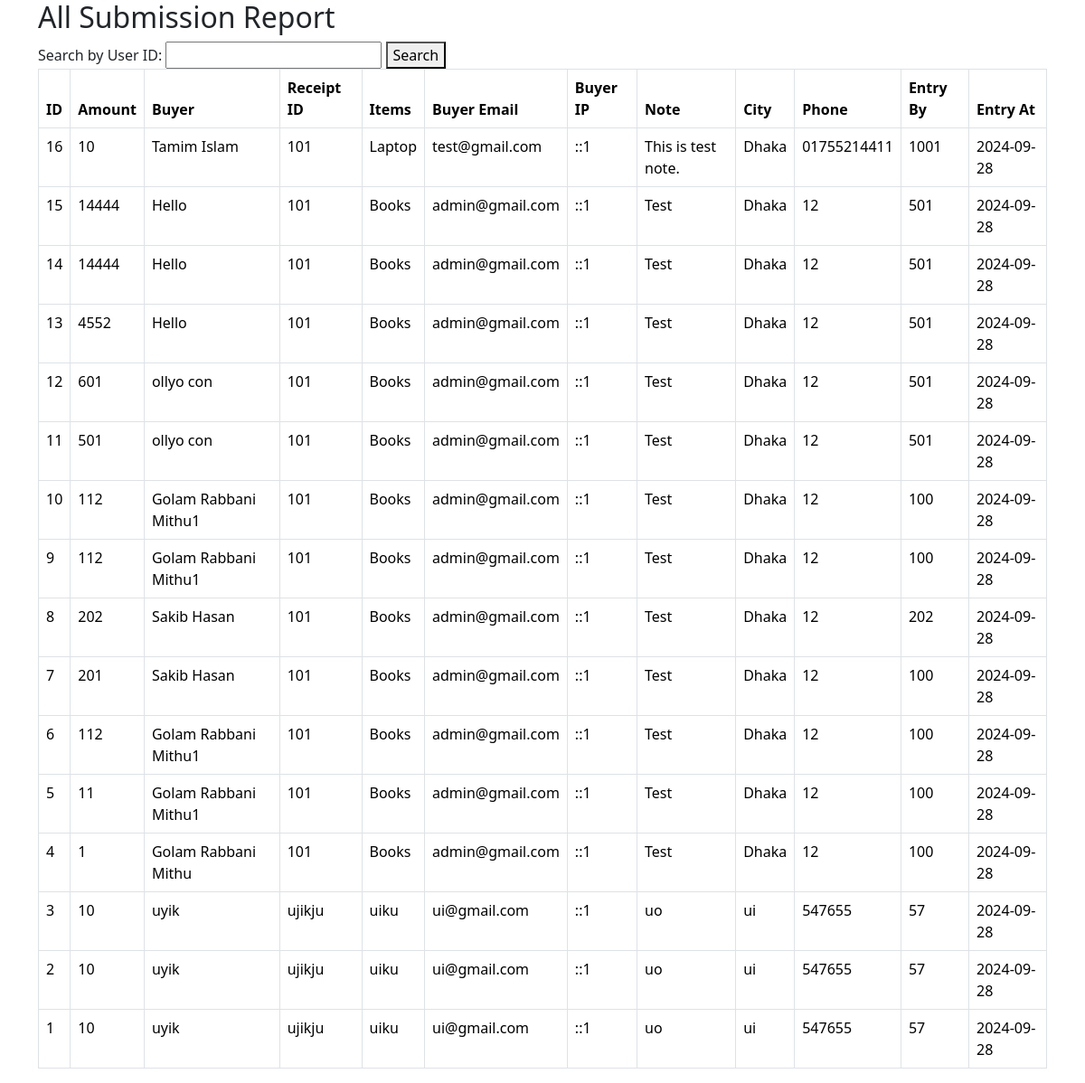
The app's page /report.php with its own data.
### tables this page shows
CREATE TABLE `submissions` (
  `id` bigint(20) NOT NULL,
  `amount` int(10) NOT NULL,
  `buyer` varchar(255) NOT NULL,
  `receipt_id` varchar(20) NOT NULL,
  `items` varchar(255) NOT NULL,
  `buyer_email` varchar(50) NOT NULL,
  `buyer_ip` varchar(20) DEFAULT NULL,
  `note` text NOT NULL,
  `city` varchar(20) NOT NULL,
  `phone` varchar(20) NOT NULL,
  `entry_at` date DEFAULT NULL,
  `entry_by` int(10) NOT NULL
);

### report.php (the view, shortened to what this page needs)
<?php
	include "db.php";
?>
<!DOCTYPE html>
<html lang="en">
<head>
    <link rel="stylesheet" href="css/style.css">
    <link rel="stylesheet" href="css/bootstrap.min.css">
</head>
<body>
<section>
    <div class="container">
        <div class="row">
            <div class="col-md-12">
                <h2>All Submission Report</h2>
                <form method="get" action="">
                    <label for="user_id">Search by User ID: </label>
                    <input type="text" id="user_id" name="user_id">
                    <button type="submit">Search</button>
                </form>
                <table class="table table-bordered table-stripped">
                    <thead>
                        <tr>
                            <th scope="col">ID</th>
                            <th scope="col">Amount</th>
                            <th scope="col">Buyer</th>
                            <th scope="col">Receipt ID</th>
                            <th scope="col">Items</th>
                            <th scope="col">Buyer Email</th>
                            <th scope="col">Buyer IP</th>
                            <th scope="col">Note</th>
                            <th scope="col">City</th>
                            <th scope="col">Phone</th>
                            <th scope="col">Entry By</th>
                            <th scope="col">Entry At</th>
                        </tr>
                    </thead>
                    <tbody>
                        <?php
                            $sql = "SELECT * FROM submissions ORDER BY id DESC";
                            $result = mysqli_query($conn, $sql);
                            while ($row = mysqli_fetch_assoc($result))
                        { ?>
                           <tr>
                                <td><?php echo $row['id']; ?></td>
                                <td><?php echo $row['amount']; ?></td>
                                <td><?php echo $row['buyer']; ?></td>
                                <td><?php echo $row['receipt_id']; ?></td>
                                <td><?php echo $row['items']; ?></td>
                                <td><?php echo $row['buyer_email']; ?></td>
                                <td><?php echo $row['buyer_ip']; ?></td>
                                <td><?php echo $row['note']; ?></td>
                                <td><?php echo $row['city']; ?></td>
                                <td><?php echo $row['phone']; ?></td>
                                <td><?php echo $row['entry_by']; ?></td>
                                <td><?php echo $row['entry_at']; ?></td>
                            </tr>
                        <?php } ?>
                    </tbody>
                </table>
            </div>
        </div>
    </div>
</section>
</body>
</html>

### records on screen
submissions: id "16", amount "10", buyer "Tamim Islam", receipt "101", items "Laptop", buyer_email "test@gmail.com", buyer_ip "::1", note "This is test note.", city "Dhaka", phone "01755214411", entry_by "1001", entry_at "2024-09-28"
submissions: id "15", amount "14444", buyer "Hello", receipt "101", items "Books", buyer_email "admin@gmail.com", buyer_ip "::1", note "Test", city "Dhaka", phone "12", entry_by "501", entry_at "2024-09-28"
submissions: id "14", amount "14444", buyer "Hello", receipt "101", items "Books", buyer_email "admin@gmail.com", buyer_ip "::1", note "Test", city "Dhaka", phone "12", entry_by "501", entry_at "2024-09-28"
submissions: id "13", amount "4552", buyer "Hello", receipt "101", items "Books", buyer_email "admin@gmail.com", buyer_ip "::1", note "Test", city "Dhaka", phone "12", entry_by "501", entry_at "2024-09-28"
submissions: id "12", amount "601", buyer "ollyo con", receipt "101", items "Books", buyer_email "admin@gmail.com", buyer_ip "::1", note "Test", city "Dhaka", phone "12", entry_by "501", entry_at "2024-09-28"
submissions: id "11", amount "501", buyer "ollyo con", receipt "101", items "Books", buyer_email "admin@gmail.com", buyer_ip "::1", note "Test", city "Dhaka", phone "12", entry_by "501", entry_at "2024-09-28"
submissions: id "10", amount "112", buyer "Golam Rabbani Mithu1", receipt "101", items "Books", buyer_email "admin@gmail.com", buyer_ip "::1", note "Test", city "Dhaka", phone "12", entry_by "100", entry_at "2024-09-28"
submissions: id "9", amount "112", buyer "Golam Rabbani Mithu1", receipt "101", items "Books", buyer_email "admin@gmail.com", buyer_ip "::1", note "Test", city "Dhaka", phone "12", entry_by "100", entry_at "2024-09-28"
submissions: id "8", amount "202", buyer "Sakib Hasan", receipt "101", items "Books", buyer_email "admin@gmail.com", buyer_ip "::1", note "Test", city "Dhaka", phone "12", entry_by "202", entry_at "2024-09-28"
submissions: id "7", amount "201", buyer "Sakib Hasan", receipt "101", items "Books", buyer_email "admin@gmail.com", buyer_ip "::1", note "Test", city "Dhaka", phone "12", entry_by "100", entry_at "2024-09-28"
submissions: id "6", amount "112", buyer "Golam Rabbani Mithu1", receipt "101", items "Books", buyer_email "admin@gmail.com", buyer_ip "::1", note "Test", city "Dhaka", phone "12", entry_by "100", entry_at "2024-09-28"
submissions: id "5", amount "11", buyer "Golam Rabbani Mithu1", receipt "101", items "Books", buyer_email "admin@gmail.com", buyer_ip "::1", note "Test", city "Dhaka", phone "12", entry_by "100", entry_at "2024-09-28"
submissions: id "4", amount "1", buyer "Golam Rabbani Mithu", receipt "101", items "Books", buyer_email "admin@gmail.com", buyer_ip "::1", note "Test", city "Dhaka", phone "12", entry_by "100", entry_at "2024-09-28"
submissions: id "3", amount "10", buyer "uyik", receipt "ujikju", items "uiku", buyer_email "ui@gmail.com", buyer_ip "::1", note "uo", city "ui", phone "547655", entry_by "57", entry_at "2024-09-28"
submissions: id "2", amount "10", buyer "uyik", receipt "ujikju", items "uiku", buyer_email "ui@gmail.com", buyer_ip "::1", note "uo", city "ui", phone "547655", entry_by "57", entry_at "2024-09-28"
submissions: id "1", amount "10", buyer "uyik", receipt "ujikju", items "uiku", buyer_email "ui@gmail.com", buyer_ip "::1", note "uo", city "ui", phone "547655", entry_by "57", entry_at "2024-09-28"
